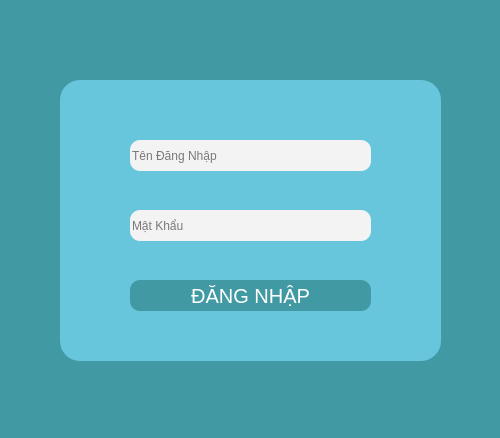
<?xml version="1.0" encoding="UTF-8"?>
<ui version="4.0">
 <class>Login</class>
 <widget class="QMainWindow" name="Login">
  <property name="geometry">
   <rect>
    <x>0</x>
    <y>0</y>
    <width>500</width>
    <height>438</height>
   </rect>
  </property>
  <property name="windowTitle">
   <string>MainWindow</string>
  </property>
  <property name="styleSheet">
   <string notr="true">background-color: rgb(65, 153, 163);</string>
  </property>
  <widget class="QWidget" name="centralwidget">
   <widget class="QGroupBox" name="groupBox">
    <property name="geometry">
     <rect>
      <x>60</x>
      <y>80</y>
      <width>381</width>
      <height>281</height>
     </rect>
    </property>
    <property name="styleSheet">
     <string notr="true">QGroupBox{
	background-color: rgb(103, 198, 220);
	border-radius: 20px;
}</string>
    </property>
    <property name="title">
     <string/>
    </property>
    <widget class="QLineEdit" name="nhapten">
     <property name="geometry">
      <rect>
       <x>70</x>
       <y>60</y>
       <width>241</width>
       <height>31</height>
      </rect>
     </property>
     <property name="styleSheet">
      <string notr="true">background-color: rgb(243, 243, 243);
border-radius: 10px;</string>
     </property>
     <property name="placeholderText">
      <string>Tên Đăng Nhập</string>
     </property>
    </widget>
    <widget class="QLineEdit" name="matkhau">
     <property name="geometry">
      <rect>
       <x>70</x>
       <y>130</y>
       <width>241</width>
       <height>31</height>
      </rect>
     </property>
     <property name="styleSheet">
      <string notr="true">background-color: rgb(243, 243, 243);
border-radius: 10px;</string>
     </property>
     <property name="echoMode">
      <enum>QLineEdit::Password</enum>
     </property>
     <property name="placeholderText">
      <string>Mật Khẩu</string>
     </property>
    </widget>
    <widget class="QPushButton" name="btDangnhap">
     <property name="geometry">
      <rect>
       <x>70</x>
       <y>200</y>
       <width>241</width>
       <height>31</height>
      </rect>
     </property>
     <property name="font">
      <font>
       <pointsize>15</pointsize>
       <weight>50</weight>
       <bold>false</bold>
      </font>
     </property>
     <property name="styleSheet">
      <string notr="true">border-radius: 10px;
color: rgb(255, 255, 255);</string>
     </property>
     <property name="text">
      <string>ĐĂNG NHẬP</string>
     </property>
    </widget>
    <widget class="QLabel" name="label_2">
     <property name="geometry">
      <rect>
       <x>270</x>
       <y>70</y>
       <width>47</width>
       <height>13</height>
      </rect>
     </property>
     <property name="styleSheet">
      <string notr="true">background: transparent; border: none;</string>
     </property>
     <property name="text">
      <string/>
     </property>
     <property name="pixmap">
      <pixmap resource="hinhanh.qrc">:/hinhanh/hinhanh/login-form-page-vector-template-your-design-website-ui-concept_986529-484.jpg</pixmap>
     </property>
     <property name="alignment">
      <set>Qt::AlignCenter</set>
     </property>
    </widget>
    <widget class="QLabel" name="label_3">
     <property name="geometry">
      <rect>
       <x>270</x>
       <y>140</y>
       <width>47</width>
       <height>13</height>
      </rect>
     </property>
     <property name="styleSheet">
      <string notr="true">background: transparent; border: none;</string>
     </property>
     <property name="text">
      <string/>
     </property>
     <property name="pixmap">
      <pixmap resource="hinhanh.qrc">:/hinhanh/hinhanh/key.jpg</pixmap>
     </property>
     <property name="alignment">
      <set>Qt::AlignCenter</set>
     </property>
    </widget>
   </widget>
   <widget class="QLabel" name="label">
    <property name="geometry">
     <rect>
      <x>210</x>
      <y>40</y>
      <width>91</width>
      <height>91</height>
     </rect>
    </property>
    <property name="styleSheet">
     <string notr="true">background: transparent; border: none;</string>
    </property>
    <property name="text">
     <string/>
    </property>
    <property name="pixmap">
     <pixmap resource="hinhanh.qrc">:/hinhanh/hinhanh/11zon_cropped.png</pixmap>
    </property>
    <property name="alignment">
     <set>Qt::AlignCenter</set>
    </property>
   </widget>
  </widget>
  <widget class="QStatusBar" name="statusbar"/>
 </widget>
 <resources>
  <include location="hinhanh.qrc"/>
 </resources>
 <connections/>
</ui>
